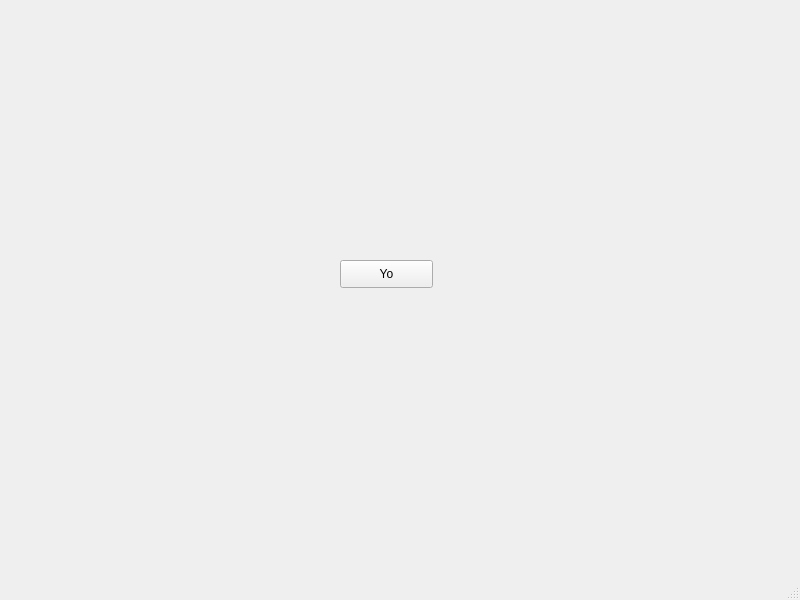
<?xml version="1.0" encoding="UTF-8"?>
<ui version="4.0">
 <class>MainWindow</class>
 <widget class="QMainWindow" name="MainWindow">
  <property name="geometry">
   <rect>
    <x>0</x>
    <y>0</y>
    <width>800</width>
    <height>600</height>
   </rect>
  </property>
  <property name="windowTitle">
   <string>MainWindow</string>
  </property>
  <widget class="QWidget" name="centralwidget">
   <widget class="QPushButton" name="pushButton">
    <property name="geometry">
     <rect>
      <x>340</x>
      <y>260</y>
      <width>93</width>
      <height>28</height>
     </rect>
    </property>
    <property name="text">
     <string>Yo</string>
    </property>
   </widget>
  </widget>
  <widget class="QMenuBar" name="menubar">
   <property name="geometry">
    <rect>
     <x>0</x>
     <y>0</y>
     <width>800</width>
     <height>26</height>
    </rect>
   </property>
  </widget>
  <widget class="QStatusBar" name="statusbar"/>
 </widget>
 <resources/>
 <connections/>
</ui>
